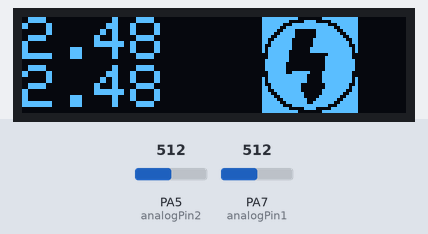
The sketch below on a simulated STM32 Blue Pill. Parts: 128×32 one-colour display. The inputs (shaded band) are chosen by the test bench; at power-on: PA7 (analogPin1) = 512, PA5 (analogPin2) = 512. What the sketch prints to the serial monitor is not drawn.

Above: at 1.2 s.
1.3 s: PA7 (analogPin1) set to 716
At 1.9 s:
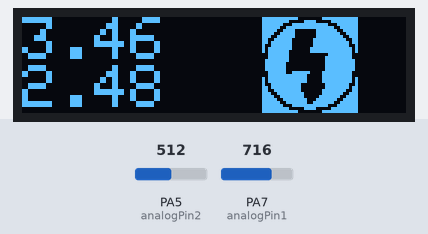
2.8 s: PA5 (analogPin2) set to 716
At 3.8 s:
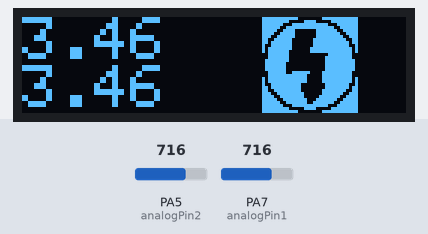
4.3 s: PA7 (analogPin1) set to 900
At 5.5 s:
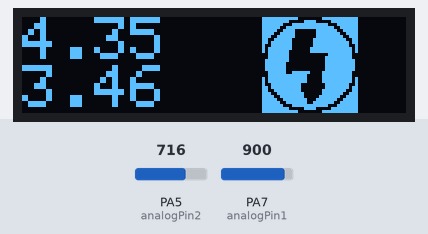
5.8 s: PA5 (analogPin2) set to 900
At 6.5 s:
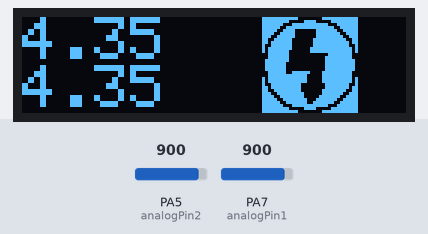
7.3 s: PA7 (analogPin1) set to 1023
At 8.4 s:
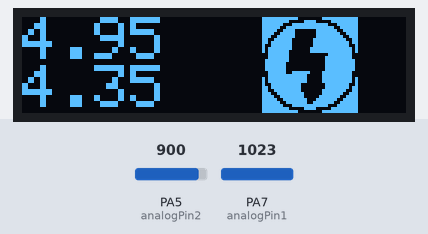
8.8 s: PA5 (analogPin2) set to 1023
At 10.3 s:
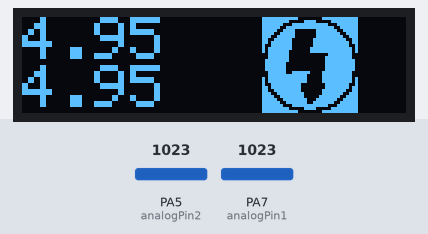
Timing chart, 0 to 11.3 s (numbered marks = the images above; inputs shaded):
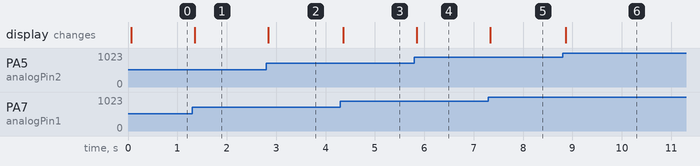

The sketch:

multimeter_V1.1.ino
```cpp
int analogPin1 = PA7;
int val = 0;
int volt = 0;

int analogPin2 = PA5;
int val2 = 0;
int volt2 = 0;

#include <Wire.h>
#include <Adafruit_GFX.h>
#include <Adafruit_SSD1306.h>

#define SCREEN_WIDTH 128 // OLED display width, in pixels
#define SCREEN_HEIGHT 32 // OLED display height, in pixels

Adafruit_SSD1306 display(SCREEN_WIDTH, SCREEN_HEIGHT, &Wire, -1);

const unsigned char myBitboard [] PROGMEM = {
0xff, 0xf0, 0x0f, 0xff, 0xff, 0x83, 0xc1, 0xff, 0xfe, 0x3f, 0xfc, 0x7f, 0xfc, 0xff, 0xff, 0x3f,
0xf9, 0xe0, 0x3f, 0x9f, 0xf3, 0xe0, 0x3f, 0xcf, 0xe7, 0xe0, 0x3f, 0xe7, 0xcf, 0xc0, 0x7f, 0xf3,
0xdf, 0xc0, 0x7f, 0xfb, 0x9f, 0xc0, 0x7f, 0xf9, 0xbf, 0xc0, 0xff, 0xfd, 0xbf, 0x80, 0xff, 0xfd,
0x3f, 0x80, 0x03, 0xfc, 0x3f, 0x80, 0x07, 0xfc, 0x7f, 0x80, 0x07, 0xfe, 0x7f, 0x00, 0x07, 0xfe,
0x7f, 0x00, 0x07, 0xfe, 0x7f, 0x00, 0x07, 0xfe, 0x3f, 0x3f, 0x0f, 0xfc, 0x3f, 0xfe, 0x0f, 0xfc,
0xbf, 0xfe, 0x0f, 0xfd, 0xbf, 0xfe, 0x0f, 0xfd, 0x9f, 0xf8, 0x07, 0xf9, 0xdf, 0xf8, 0x07, 0xfb,
0xcf, 0xf8, 0x0f, 0xf3, 0xe7, 0xfc, 0x0f, 0xe7, 0xf3, 0xfc, 0x1f, 0xcf, 0xf9, 0xfe, 0x3f, 0x9f,
0xfc, 0xfe, 0x7f, 0x3f, 0xfe, 0x3f, 0xfc, 0x7f, 0xff, 0x83, 0xc1, 0xff, 0xff, 0xf0, 0x0f, 0xff};

void setup() {
  // put your setup code here, to run once:
  Serial.begin(9600);
  if(!display.begin(SSD1306_SWITCHCAPVCC, 0x3C)) { // Address 0x3D for 128x64
    Serial.println(F("SSD1306 allocation failed"));
    for(;;);
  }
}

void showBitmap(void) {
  display.clearDisplay();
  display.drawBitmap(0, 0, myBitboard, 32, 32, WHITE);
  display.display();
  delay(10000);
}

void loop() {
  // put your main code here, to run repeatedly:
  val = analogRead(analogPin1);
  val2 = analogRead(analogPin2);
  float volt = val / 206.8;
  float volt2 = val2 / 206.8;
  Serial.println(volt);
  delay(20);
  display.clearDisplay();
  display.setTextSize(2);
  display.setTextColor(WHITE);
  display.setCursor(0, 0);
  display.println(volt);
  display.setTextSize(2);
  display.setTextColor(WHITE);
  display.setCursor(0, 16);
  display.println(volt2);
  display.drawBitmap(80, 0, myBitboard, 32, 32, WHITE);
  display.display();

}
```

Measured:
- after the input at 1.3 s, the display: changes after 0.05 s (image 1)
- after the input at 2.8 s, the display: changes at once (image 2)
- after the input at 4.3 s, the display: changes after 0.06 s (image 3)
- after the input at 5.8 s, the display: changes after 0.05 s (image 4)
- after the input at 7.3 s, the display: changes at once (image 5)
- after the input at 8.8 s, the display: changes after 0.06 s (image 6)
